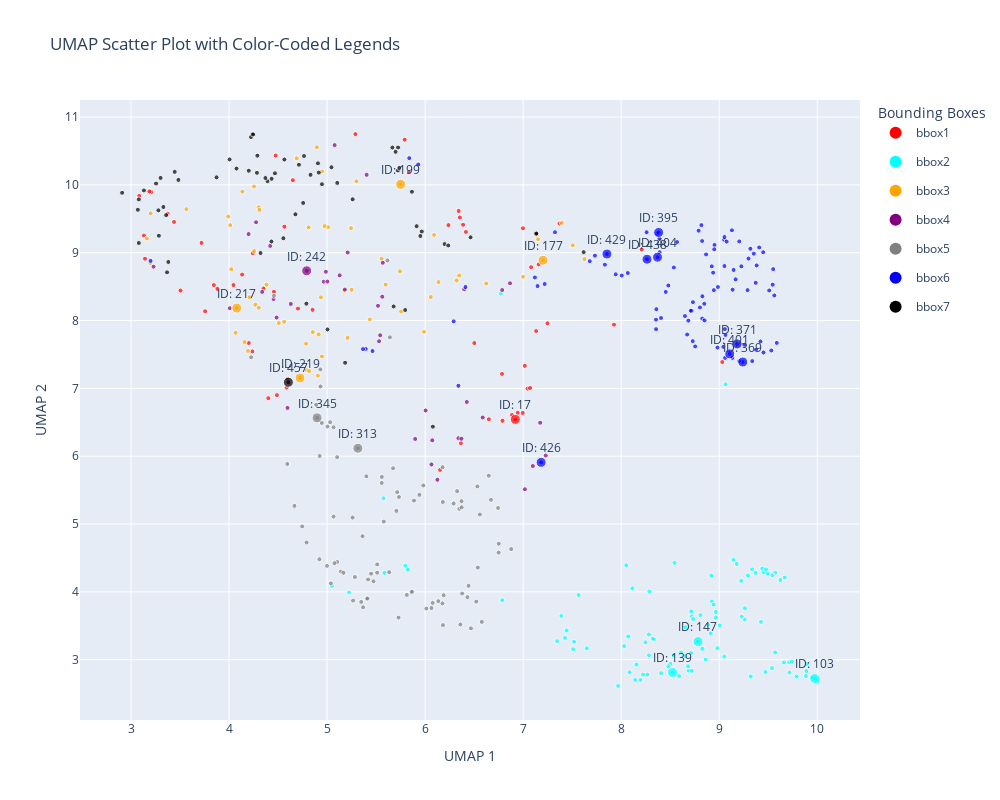

The notebook cell this image was saved under:
### Markdown cell above
# without seg

### Code cell
import os
import numpy as np
import pandas as pd
from PIL import Image
import base64
import io
import plotly.graph_objects as go
from plotly.subplots import make_subplots
from sklearn.preprocessing import StandardScaler
import umap
import imageio
from collections import defaultdict

# Define color mapping for bounding boxes (if still relevant for your visualization)
color_mapping = {
    'bbox1': '#FF0000',  # Red
    'bbox2': '#00FFFF',  # Cyan
    'bbox3': '#FFA500',  # Orange
    'bbox4': '#800080',  # Purple
    'bbox5': '#808080',  # Gray
    'bbox6': '#0000FF',  # Blue
    'bbox7': '#000000'   # Black
}

def process_features(df):
    feature_cols = [c for c in df.columns if c.startswith('feat_')]
    features = df[feature_cols].values
    features_scaled = StandardScaler().fit_transform(features)
    return features_scaled

file_path = 'ViT_all_features_merged.csv'
df = pd.read_csv(file_path)

if 'id' not in df.columns:
    df['id'] = df.index

def reduce_to_umap(features_scaled):
    umap_direct = umap.UMAP(n_components=2, random_state=42)
    return umap_direct.fit_transform(features_scaled)

features_scaled = process_features(df)
umap_result = reduce_to_umap(features_scaled)

df['umap_1'] = umap_result[:, 0]
df['umap_2'] = umap_result[:, 1]

# Sample 20 points for visualization
sampled_points = df.sample(20, random_state=43).sort_values('id')

class VolumeProcessor:
    def __init__(self, raw_base_dir, bbox_name, excel_file):
        self.raw_base_dir = raw_base_dir
        self.bbox_name = bbox_name
        self.excel_file = excel_file
        self.raw_vol = None
        self.synapse_data = None

    def load_volume_data(self, max_slices=None):
        raw_dir = os.path.join(self.raw_base_dir, self.bbox_name)
        raw_files = sorted([f for f in os.listdir(raw_dir) if f.startswith('slice_') and f.endswith('.tif')])

        if max_slices:
            raw_files = raw_files[:max_slices]

        raw_file_paths = [os.path.join(raw_dir, f) for f in raw_files]
        self.raw_vol = np.stack([imageio.imread(f) for f in raw_file_paths], axis=0)

    def load_synapse_data(self):
        self.synapse_data = pd.read_excel(self.excel_file)

# Helper function to convert NumPy array to base64-encoded string
def numpy_to_base64(img_array):
    pil_image = Image.fromarray(img_array.astype('uint8'))  # Convert to PIL Image
    buffer = io.BytesIO()
    pil_image.save(buffer, format="PNG")  # Save as PNG to a buffer
    buffer.seek(0)
    img_base64 = base64.b64encode(buffer.read()).decode('utf-8')  # Encode to base64
    return f"data:image/png;base64,{img_base64}"

# Initialize a cache for VolumeProcessor instances
processor_cache = {}

# Extract raw patches for sampled points
updated_patches = []

for _, row in sampled_points.iterrows():
    bbox_name = row['bbox_name']
    excel_file = f"{bbox_name}.xlsx"  # Adjust if the naming convention differs

    # Check if processor for this bbox_name is already cached
    if bbox_name not in processor_cache:
        processor = VolumeProcessor(raw_base_dir='raw',
                                    bbox_name=bbox_name,
                                    excel_file=excel_file)
        processor.load_volume_data()
        processor.load_synapse_data()
        processor_cache[bbox_name] = processor
    else:
        processor = processor_cache[bbox_name]

    central_coord = (
        int(row['central_coord_1']),
        int(row['central_coord_2']),
        int(row['central_coord_3'])
    )

    # Define the size of the patch
    half_size = 40
    x, y, z = central_coord
    x_start, x_end = max(x - half_size, 0), min(x + half_size, processor.raw_vol.shape[2])
    y_start, y_end = max(y - half_size, 0), min(y + half_size, processor.raw_vol.shape[1])
    z_start, z_end = max(z - half_size, 0), min(z + half_size, processor.raw_vol.shape[0])

    # Extract the raw patch
    raw_patch = processor.raw_vol[z, y_start:y_end, x_start:x_end]

    # Convert grayscale patch to RGB
    patch_rgb = np.stack([raw_patch] * 3, axis=-1).astype(np.uint8)
    updated_patches.append(patch_rgb)

# Create patch grid plot with updated patches
grid_rows, grid_cols = 4, 5
patch_fig = make_subplots(
    rows=grid_rows,
    cols=grid_cols,
    subplot_titles=[f"ID: {id_}" for id_ in sampled_points['id']],
    vertical_spacing=0.05,
    horizontal_spacing=0.05
)

# Add patches to the grid
for idx, patch in enumerate(updated_patches):
    row, col = divmod(idx, grid_cols)
    patch_base64 = numpy_to_base64(patch)

    patch_fig.add_trace(
        go.Image(source=patch_base64),
        row=row + 1,
        col=col + 1
    )

patch_fig.update_layout(
    title="Patch Grid Visualization",
    height=1200,
    width=1500,
    showlegend=False
)

# Reduce font size of subplot titles for clarity
for annotation in patch_fig['layout']['annotations']:
    annotation['font'] = dict(size=13)

# Show patch grid
patch_fig.show()

# Prepare UMAP scatter plot
df['color'] = df['bbox_name'].map(color_mapping)
df['size'] = 5  # Default size for all points

# Update color and size for sampled points
sampled_points = sampled_points.copy()  # To avoid SettingWithCopyWarning
sampled_points['color'] = sampled_points['bbox_name'].map(color_mapping)
sampled_points['size'] = 10  # Bigger size for sampled points

# Create UMAP scatter plot
scatter_fig = go.Figure()

# Add all points as background
scatter_fig.add_trace(go.Scatter(
    x=df['umap_1'],
    y=df['umap_2'],
    mode='markers',
    marker=dict(color=df['color'], size=df['size'], opacity=0.7),
    name="All Points",
    legendgroup="All Points",
    showlegend=False,
    hoverinfo='skip'
))

# Add sampled points with labels
scatter_fig.add_trace(go.Scatter(
    x=sampled_points['umap_1'],
    y=sampled_points['umap_2'],
    mode='markers+text',
    marker=dict(color=sampled_points['color'], size=sampled_points['size']),
    text=[f"ID: {id_}" for id_ in sampled_points['id']],
    textposition='top center',
    name="Sampled Points",
    legendgroup="Sampled Points",
    showlegend=False,
    hoverinfo='text',
    hovertext=[f"ID: {id_}, BBox: {bbox}" for id_, bbox in zip(sampled_points['id'], sampled_points['bbox_name'])]
))

# Add custom legend entries for bbox colors
for bbox, color in color_mapping.items():
    scatter_fig.add_trace(go.Scatter(
        x=[None],  # Dummy entry
        y=[None],
        mode='markers',
        marker=dict(color=color, size=6),
        name=bbox,  # Name of the bbox
        legendgroup=bbox,
        showlegend=True
    ))

# Customize layout
scatter_fig.update_layout(
    title="UMAP Scatter Plot with Color-Coded Legends",
    xaxis_title="UMAP 1",
    yaxis_title="UMAP 2",
    height=800,
    width=1000,
    legend_title="Bounding Boxes",
    legend=dict(
        itemsizing='constant'
    )
)

# Show scatter plot
scatter_fig.show()

### Figure 1 — Plotly figure (JSON) as saved in the notebook; plotly's stock layout.template omitted (floating-point values rounded to 4 significant figures; data arrays with more than 128 entries replaced by an {"elided": "..."} marker saying what was removed)
{"data": [{"hoverinfo": "skip", "legendgroup": "All Points", "marker": {"color": {"elided": "509 str values"}, "opacity": 0.7, "size": {"elided": "509 int values"}}, "mode": "markers", "name": "All Points", "showlegend": false, "type": "scatter", "x": {"elided": "509 float values"}, "y": {"elided": "509 float values"}}, {"hoverinfo": "text", "hovertext": ["ID: 17, BBox: bbox1", "ID: 103, BBox: bbox2", "ID: 139, BBox: bbox2", "ID: 147, BBox: bbox2", "ID: 177, BBox: bbox3", "ID: 199, BBox: bbox3", "ID: 217, BBox: bbox3", "ID: 219, BBox: bbox3", "ID: 242, BBox: bbox4", "ID: 313, BBox: bbox5", "ID: 345, BBox: bbox5", "ID: 369, BBox: bbox6", "ID: 371, BBox: bbox6", "ID: 395, BBox: bbox6", "ID: 401, BBox: bbox6", "ID: 404, BBox: bbox6", "ID: 426, BBox: bbox6", "ID: 429, BBox: bbox6", "ID: 438, BBox: bbox6", "ID: 457, BBox: bbox7"], "legendgroup": "Sampled Points", "marker": {"color": ["#FF0000", "#00FFFF", "#00FFFF", "#00FFFF", "#FFA500", "#FFA500", "#FFA500", "#FFA500", "#800080", "#808080", "#808080", "#0000FF", "#0000FF", "#0000FF", "#0000FF", "#0000FF", "#0000FF", "#0000FF", "#0000FF", "#000000"], "size": [10, 10, 10, 10, 10, 10, 10, 10, 10, 10, 10, 10, 10, 10, 10, 10, 10, 10, 10, 10]}, "mode": "markers+text", "name": "Sampled Points", "showlegend": false, "text": ["ID: 17", "ID: 103", "ID: 139", "ID: 147", "ID: 177", "ID: 199", "ID: 217", "ID: 219", "ID: 242", "ID: 313", "ID: 345", "ID: 369", "ID: 371", "ID: 395", "ID: 401", "ID: 404", "ID: 426", "ID: 429", "ID: 438", "ID: 457"], "textposition": "top center", "type": "scatter", "x": [6.92, 9.974, 8.524, 8.783, 7.202, 5.75, 4.078, 4.724, 4.792, 5.314, 4.898, 9.24, 9.183, 8.382, 9.107, 8.37, 7.183, 7.854, 8.263, 4.605], "y": [6.543, 2.722, 2.811, 3.268, 8.89, 10.01, 8.184, 7.154, 8.733, 6.118, 6.565, 7.389, 7.655, 9.299, 7.509, 8.934, 5.909, 8.981, 8.904, 7.09]}, {"legendgroup": "bbox1", "marker": {"color": "#FF0000", "size": 6}, "mode": "markers", "name": "bbox1", "showlegend": true, "type": "scatter", "x": [null], "y": [null]}, {"legendgroup": "bbox2", "marker": {"color": "#00FFFF", "size": 6}, "mode": "markers", "name": "bbox2", "showlegend": true, "type": "scatter", "x": [null], "y": [null]}, {"legendgroup": "bbox3", "marker": {"color": "#FFA500", "size": 6}, "mode": "markers", "name": "bbox3", "showlegend": true, "type": "scatter", "x": [null], "y": [null]}, {"legendgroup": "bbox4", "marker": {"color": "#800080", "size": 6}, "mode": "markers", "name": "bbox4", "showlegend": true, "type": "scatter", "x": [null], "y": [null]}, {"legendgroup": "bbox5", "marker": {"color": "#808080", "size": 6}, "mode": "markers", "name": "bbox5", "showlegend": true, "type": "scatter", "x": [null], "y": [null]}, {"legendgroup": "bbox6", "marker": {"color": "#0000FF", "size": 6}, "mode": "markers", "name": "bbox6", "showlegend": true, "type": "scatter", "x": [null], "y": [null]}, {"legendgroup": "bbox7", "marker": {"color": "#000000", "size": 6}, "mode": "markers", "name": "bbox7", "showlegend": true, "type": "scatter", "x": [null], "y": [null]}], "layout": {"height": 800, "legend": {"itemsizing": "constant", "title": {"text": "Bounding Boxes"}}, "title": {"text": "UMAP Scatter Plot with Color-Coded Legends"}, "width": 1000, "xaxis": {"title": {"text": "UMAP 1"}}, "yaxis": {"title": {"text": "UMAP 2"}}}}
